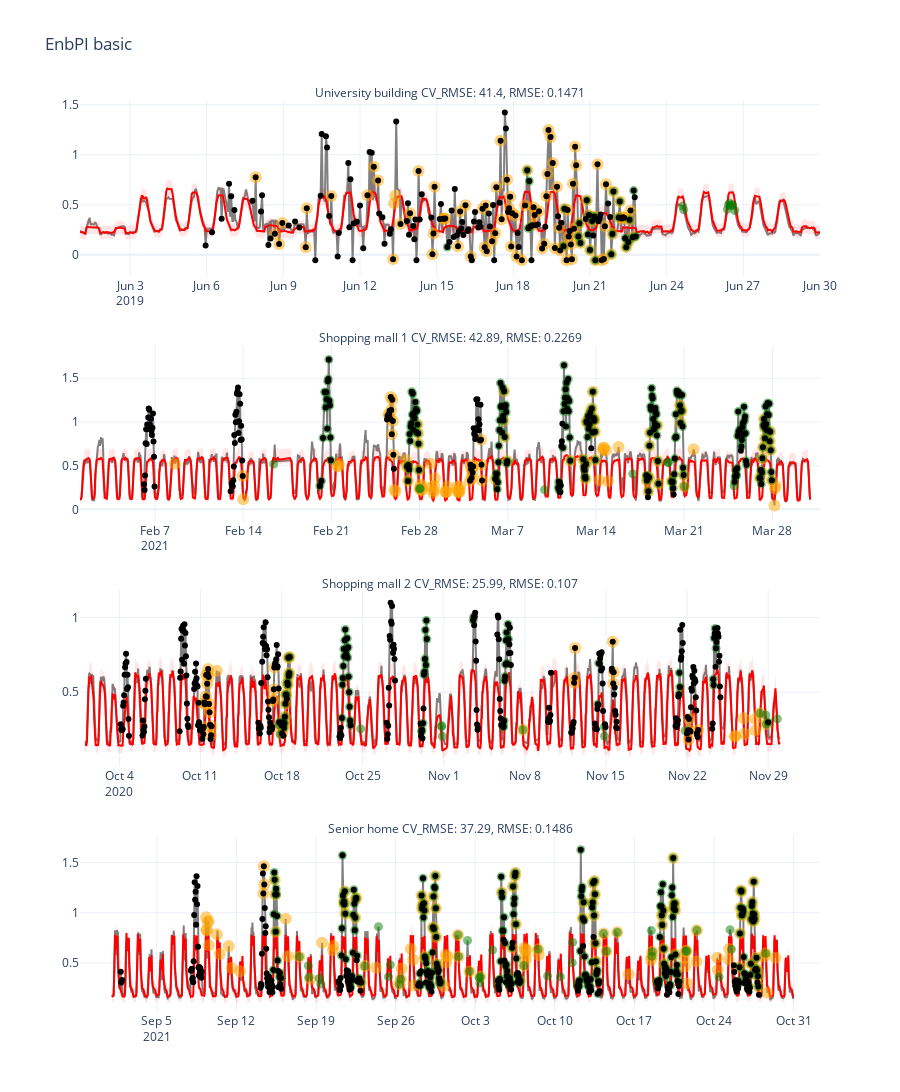

Notebook code cell kept with this figure:
### Markdown cell above
### EnbPI results

### Code cell
Alarms_EnbPI=alarm_matrix_new.Alarm_matrix(Results_EnbPI)
fig=Visualization(Alarms_EnbPI)
fig.update_layout(showlegend=False, template='plotly_white', title='EnbPI basic',height=1500)
fig.show()
compute_coverage_len(Alarms_EnbPI['Consumption'], Alarms_EnbPI['Lower bound'], Alarms_EnbPI['Upper bound'], verbose=True)

Alarms_EnbPI_back=alarm_matrix_new_withbackprop.Alarm_matrix(Results_EnbPI)
matrix=alarm_day_performance(Alarms_EnbPI_back)
metrix_df,conf_matrix=evaluate_model_performance(matrix['anomal_thatday'], matrix['alarm_thatday'])
metrix_df.round(2)
